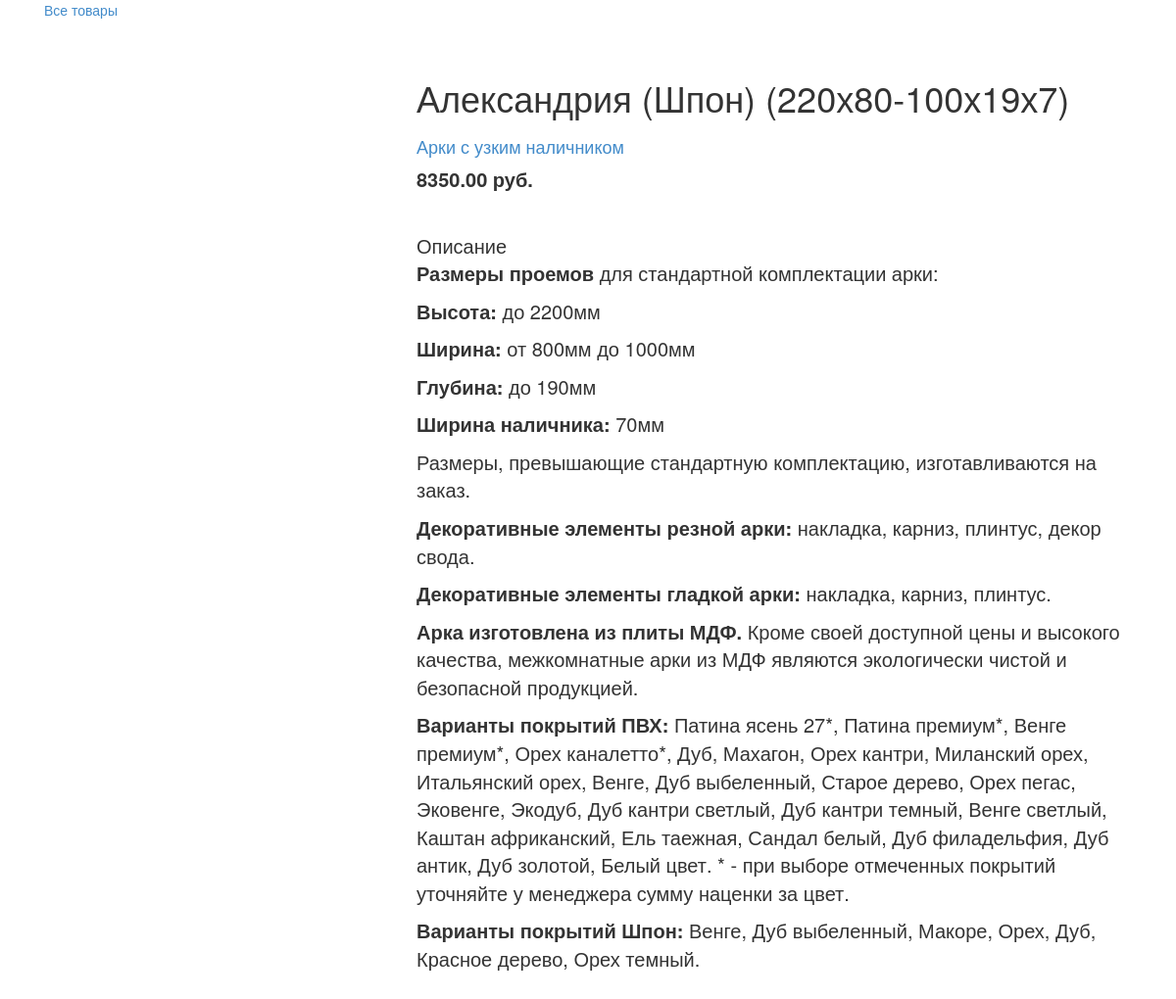
The app's page /94357/94357/ with its own data.
### webapp/models.py (models this page shows, shortened)
class Product(models.Model):
	category = models.ForeignKey(Category, related_name='Product', null=True, verbose_name="Категория")
	name = models.CharField(max_length=50, null=True, db_index=True, verbose_name="Товар")
	slug = models.SlugField(max_length=200, null=True, db_index=True, verbose_name="Ссылка")
	price = models.DecimalField(max_digits=20, null=True, decimal_places=2, verbose_name="Цена")
	description = models.TextField(blank=True, null=True, verbose_name="Описание")
	image=models.ImageField(upload_to='images',null=True, blank=True)
	class Meta:
		ordering = ['name']
		index_together = [
			['id', 'slug']
		]
		verbose_name = 'Товар'
		verbose_name_plural = 'Товары'

class Category(models.Model):
	name = models.CharField(max_length=50, null=True, db_index=True, verbose_name="Категория")
	slug = models.SlugField(max_length=200, null=True, db_index=True, unique=True)
	class Meta:
		ordering = ['name']
		verbose_name = 'Категория'
		verbose_name_plural = 'Категории'
	def __str__(self):
		return self.name
	def get_absolute_url(self):
		return reverse('webapp:ProductListByCategory', args=[self.slug])

### webapp/views.py (the view)
# urls.py: url(r'^(?P<id>\d+)/(?P<slug>[-\w]+)/$', views.ProductDetail, name='ProductDetail'),
def ProductDetail(request, id, slug):
    product = get_object_or_404(Product, id=id, slug=slug)
    return render(request, 'webapp/hfiles/card.html',
                             {'product': product})

### webapp/templates/webapp/hfiles/card.html (shortened to what this page needs)
{% extends 'webapp/base.html' %}
{% load static %}
{% block content %}
<div id="sidebar" class="col-sm-3">
<a href="/">Все товары</a>
<br>
</div>
  <div class="product-detail">
    <div class="col-sm-4">
    </div>
    <div class="col-sm-8">
      <h1>{{ product.name }}</h1>
      <h2><a href="{{ product.category.get_absolute_url }}">{{ product.category }}</a></h2>
      <p class="price">{{ product.price }} руб.</p>
      <br>
      <span>Описание {{ product.description | safe}}</span>
      <br>
    </div>
  </div>
{% endblock %}

### webapp/static/css/style.css (style rules this page uses)
.product-detail { font-weight: 400; font-size: 20px; margin-top: 60px; }
.price { font-weight: 600; font-size: 20px; }
.product-detail h2 { font-size: 18px; }

### records on screen
Product: name "Александрия (Шпон) (220х80-100х19х7)", category "Арки с узким наличником", price "8350.00", description "Размеры проемов для стандартной комплектации арки: Высота: до 2200мм Ширина: от 800мм до 1000мм Глубина: до 190мм Ширина наличника: 70мм Размеры, превышающие стандартную комплектацию, изготавливаются на заказ. Декоративные элементы резной арки: накладка, карниз, плинтус, декор свода. Декоративные элементы гладкой арки: накладка, карниз, плинтус. Арка изготовлена из плиты МДФ. Кроме своей доступной цены и высокого качества, межкомнатные арки из МДФ являются экологически чистой и безопасной продукцией. Варианты покрытий ПВХ: Патина ясень 27*, Патина премиум*, Венге премиум*, Орех каналетто*, Дуб, Махагон, Орех кантри, Миланский орех, Итальянский орех, Венге, Дуб выбеленный, Старое дерево,…"
